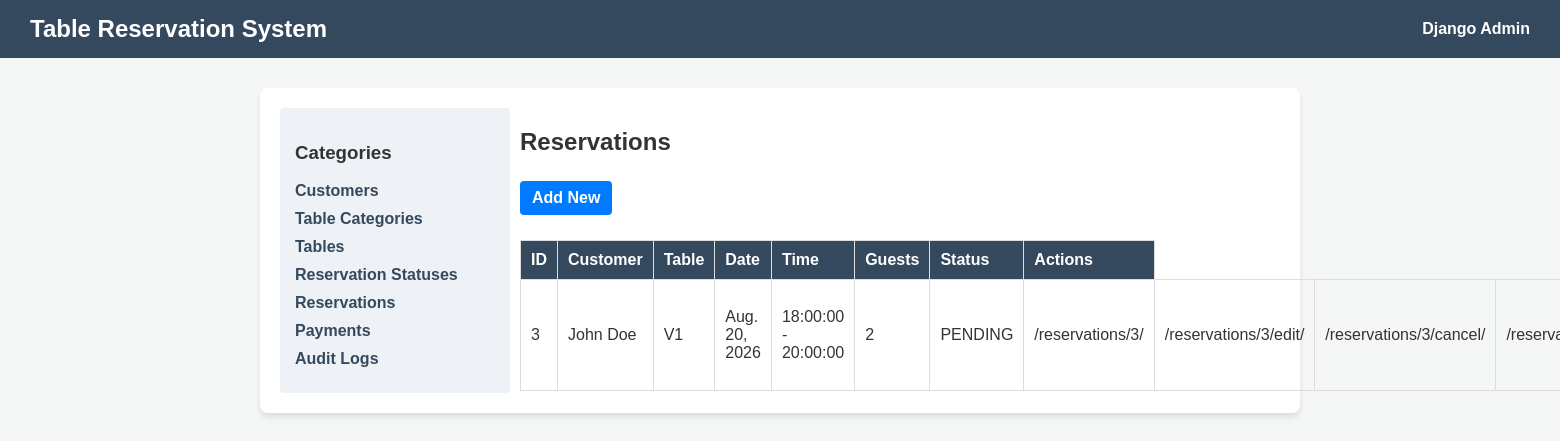
/reservations/, run on the app's committed database.
### reservation_app/models.py (models this page shows, shortened)
class Table(models.Model):
    table_category = models.ForeignKey(TableCategory, on_delete=models.CASCADE, related_name='tables')
    table_number = models.CharField(max_length=50, unique=True)
    capacity = models.PositiveIntegerField()
    location = models.CharField(max_length=100)
    is_active = models.BooleanField(default=True)
    created_at = models.DateTimeField(auto_now_add=True)
    updated_at = models.DateTimeField(auto_now=True)
    class Meta:
        ordering = ['table_number']

class Reservation(models.Model):
    customer = models.ForeignKey(Customer, on_delete=models.CASCADE, related_name='reservations')
    table = models.ForeignKey(Table, on_delete=models.CASCADE, related_name='reservations')
    reservation_date = models.DateField()
    start_time = models.TimeField()
    end_time = models.TimeField()
    guests = models.PositiveIntegerField()
    status = models.ForeignKey(ReservationStatus, on_delete=models.PROTECT, related_name='reservations')
    notes = models.TextField(null=True, blank=True)
    created_at = models.DateTimeField(auto_now_add=True)
    updated_at = models.DateTimeField(auto_now=True)
    class Meta:
        ordering = ['-reservation_date', '-start_time']

class ReservationStatus(models.Model):
    name = models.CharField(max_length=50, unique=True)
    description = models.TextField()
    is_active = models.BooleanField(default=True)
    created_at = models.DateTimeField(auto_now_add=True)
    updated_at = models.DateTimeField(auto_now=True)
    class Meta:
        verbose_name_plural = "Reservation Statuses"
        ordering = ['name']

### reservation_app/views.py (the view, shortened to what this page needs)
# urls.py: path('reservations/', views.ReservationListView.as_view(), name='reservation_list'),
@method_decorator(csrf_exempt, name='dispatch')
class ReservationListView(View):
    def get(self, request):
        reservations = Reservation.objects.all()
        customer_id = request.GET.get('customer')
        if customer_id:
            reservations = reservations.filter(customer_id=customer_id)
        reservation_date = request.GET.get('reservation_date')
        if reservation_date:
            reservations = reservations.filter(reservation_date=reservation_date)
        items = [{
            'id': r.id, 'customer': f"{r.customer.first_name} {r.customer.last_name}",
            'table': r.table.table_number, 'date': r.reservation_date,
            'time': f"{r.start_time} - {r.end_time}", 'guests': r.guests, 'status': r.status.name,
            'detail_url': reverse('reservation_app:reservation_detail', args=[r.id]),
            'edit_url': reverse('reservation_app:reservation_update', args=[r.id]),
            'cancel_url': reverse('reservation_app:reservation_cancel', args=[r.id]),
            'delete_url': reverse('reservation_app:reservation_delete', args=[r.id])
        } for r in reservations]
        return render(request, 'reservation_app/list.html', {
            'title': 'Reservations',
            'headers': ['ID', 'Customer', 'Table', 'Date', 'Time', 'Guests', 'Status'],
            'items': items,
            'add_url': reverse('reservation_app:reservation_create')
        })

### reservation_app/views.py (called while the page is built)
def wants_json(request):
    return (
        request.headers.get('Accept') == 'application/json' or
        request.GET.get('format') == 'json' or
        request.content_type == 'application/json'
    )

### reservation_app/templates/reservation_app/list.html (shortened to what this page needs)
{% extends 'reservation_app/base.html' %}
{% block content %}
    <h2>{{ title }}</h2>
    {% if add_url %}
        <a href="{{ add_url }}" class="btn btn-primary">Add New</a>
    {% endif %}
    <table>
        <thead>
            <tr>
                {% for header in headers %}
                    <th>{{ header }}</th>
                {% endfor %}
                <th>Actions</th>
            </tr>
        </thead>
        <tbody>
            {% for item in items %}
                <tr>
                    {% for val in item.values %}
                        <td>{{ val }}</td>
                    {% endfor %}
                </tr>
            {% empty %}
                <tr>
                    <td colspan="{{ headers|length|add:1 }}">No records found.</td>
                </tr>
            {% endfor %}
        </tbody>
    </table>
{% endblock %}

### reservation_app/templates/reservation_app/base.html (shortened to what this page needs)
<!DOCTYPE html>
<html lang="en">
<head>
</head>
<body>
    <header>
        <h1>Table Reservation System</h1>
        <nav>
            <a href="/admin/">Django Admin</a>
        </nav>
    </header>
    <div class="container">
        <div class="nav-sidebar">
            <h3>Categories</h3>
            <ul>
                <li><a href="{% url 'reservation_app:customer_list' %}">Customers</a></li>
                <li><a href="{% url 'reservation_app:table_category_list' %}">Table Categories</a></li>
                <li><a href="{% url 'reservation_app:table_list' %}">Tables</a></li>
                <li><a href="{% url 'reservation_app:reservation_status_list' %}">Reservation Statuses</a></li>
                <li><a href="{% url 'reservation_app:reservation_list' %}">Reservations</a></li>
                <li><a href="{% url 'reservation_app:payment_list' %}">Payments</a></li>
                <li><a href="{% url 'reservation_app:audit_log_list' %}">Audit Logs</a></li>
            </ul>
        </div>
        <div class="content">
            {% block content %}{% endblock %}
        </div>
    </div>
</body>
</html>

### reservation_app/templates/reservation_app/base.html (style rules this page uses)
body { font-family: sans-serif; margin: 0; padding: 0; background-color: #f4f7f6; color: #333; }
header { background-color: #35495e; color: #fff; padding: 15px 30px; display: flex; justify-content: space-between; align-items: center; }
header h1 { margin: 0; font-size: 24px; }
nav a { color: #fff; margin-left: 20px; text-decoration: none; font-weight: bold; }
.container { max-width: 1000px; margin: 30px auto; padding: 20px; background: #fff; border-radius: 8px; box-shadow: 0 4px 6px rgba(0,0,0,0.1); }
.nav-sidebar { float: left; width: 200px; background: #eef1f5; padding: 15px; border-radius: 4px; }
.nav-sidebar ul { list-style: none; padding: 0; margin: 0; }
.nav-sidebar li { margin-bottom: 10px; }
.nav-sidebar a { text-decoration: none; color: #35495e; font-weight: bold; }
.content { margin-left: 240px; }
table { width: 100%; border-collapse: collapse; margin-top: 20px; }
th, td { border: 1px solid #ddd; padding: 10px; text-align: left; }
th { background-color: #35495e; color: white; }
.btn { display: inline-block; padding: 8px 12px; margin: 5px 0; text-decoration: none; border-radius: 4px; font-weight: bold; text-align: center; }
.btn-primary { background: #007bff; color: white; border: none; cursor: pointer; }

### data on the page
Table: values "V1"
Reservation: values "Aug. 20, 2026"
ReservationStatus: values "PENDING"

### other printed values
{{ title }} "Reservations"
{{ header }} "ID" "Customer" "Table" "Date" "Time" "Guests" "Status"
{{ val }} "3" "John Doe" "18:00:00 - 20:00:00" "2" "/reservations/3/" "/reservations/3/edit/" "/reservations/3/cancel/"
